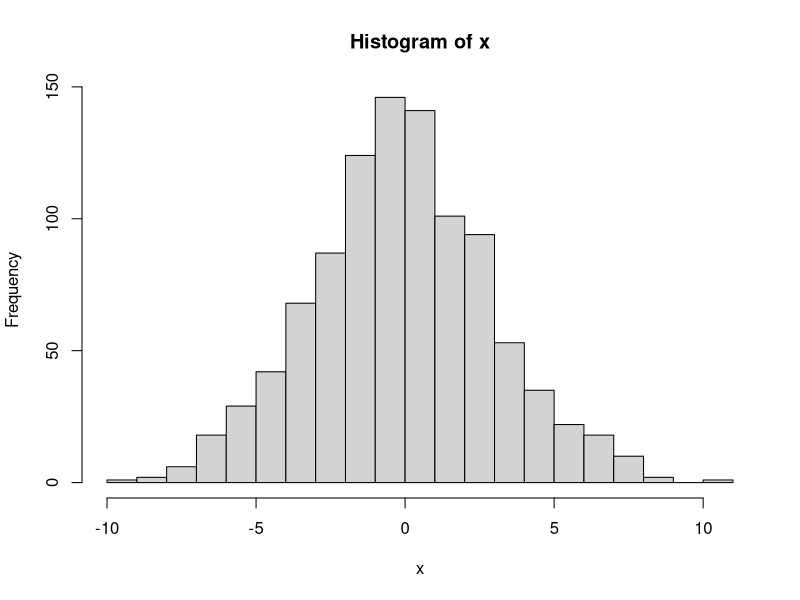
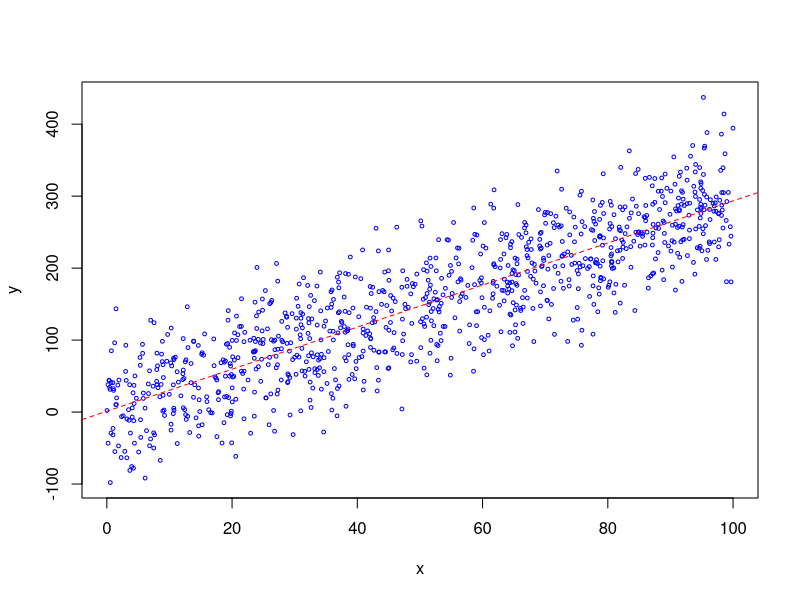

Write the R code that produced these figures, in order.
###this script creates data and a few plots.

x <- rnorm(n = 1000, mean=0, sd=3)
hist(x, nclass=20)

###
m <- 3
b <- -2
eps <- rnorm(1000,mean=0,sd=50)

x <- runif(1000, 0,100)
y <- m*x+b+eps

plot(x,y, cex=.5, col="blue")
########
abline(lm(y~x), lty=2, col="red")
